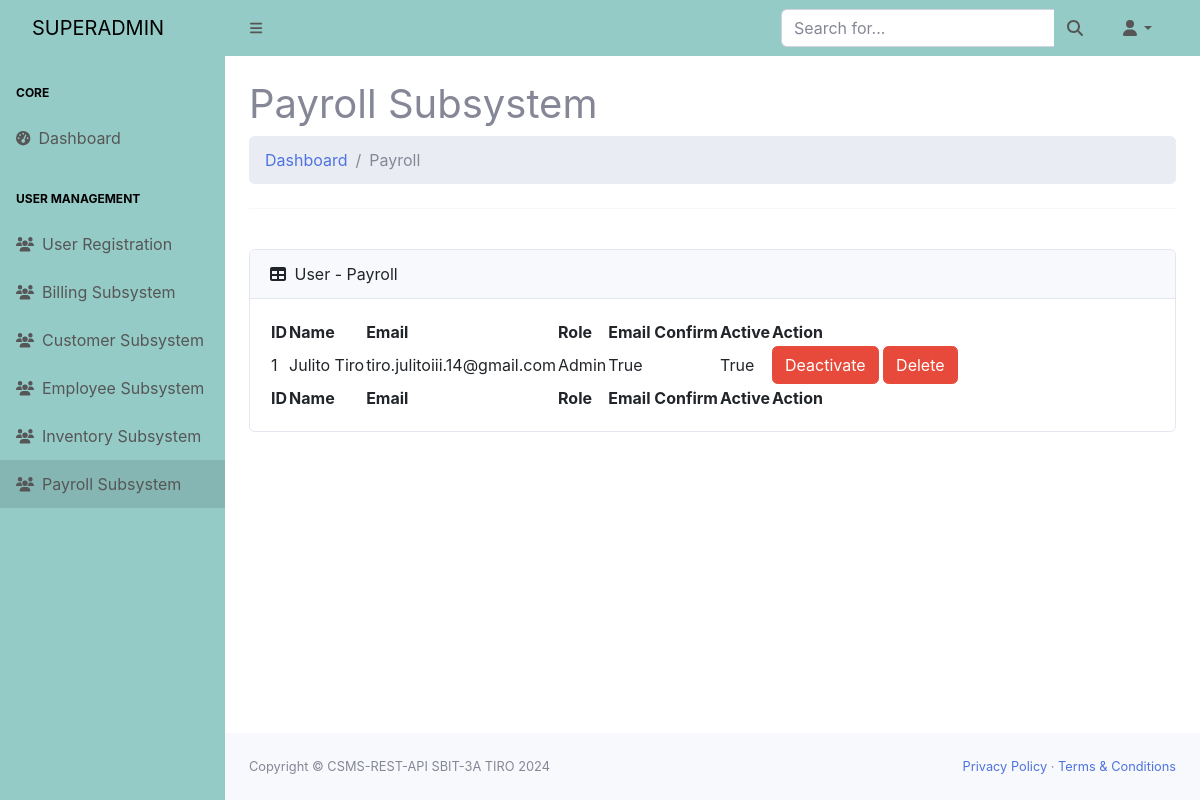
Page /superadmin/payroll (signed in) on the earlier database version.
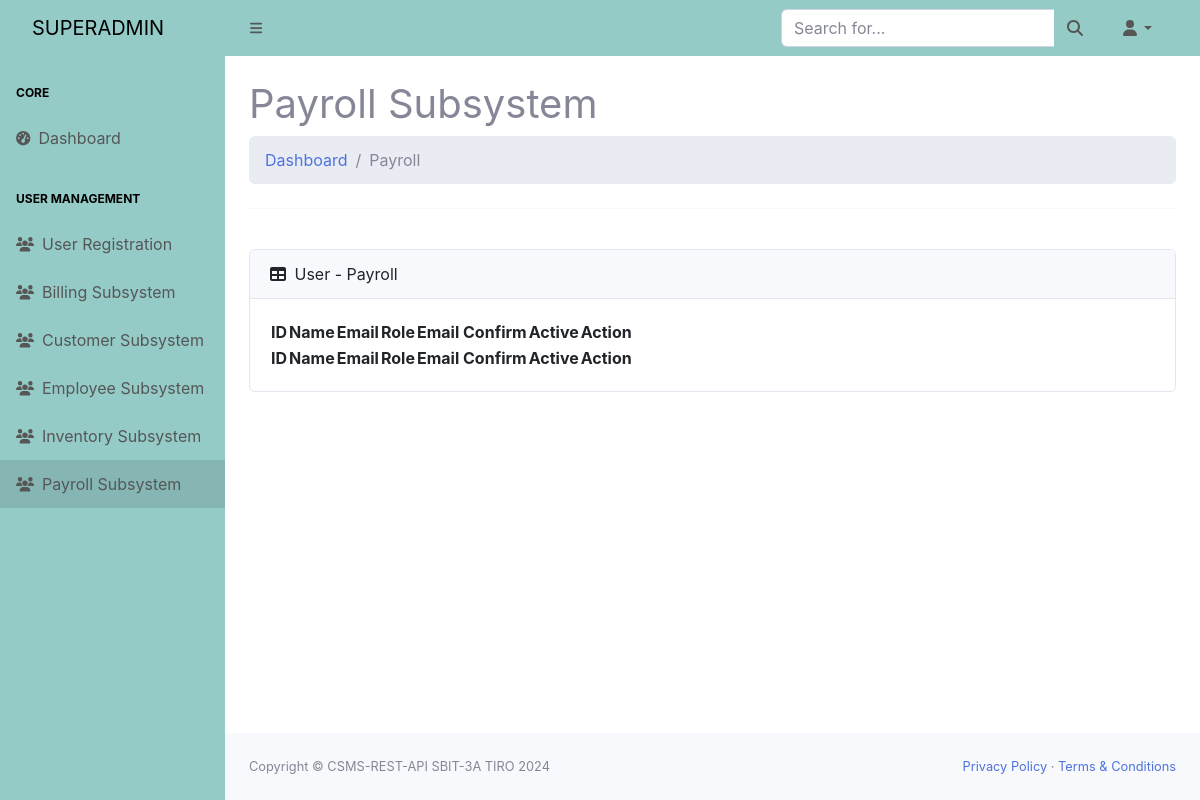
Same page on the later database version.
### models/ccsms_models.py (models this page shows)
class PayrollAdminLogin(db.Model):
    __tablename__ = "payroll_admin_login_tbl"
    login_id = db.Column(db.Integer, primary_key=True)
    name = db.Column(db.String(50), nullable=True)
    email = db.Column(db.String(100), unique=True, nullable=False)
    password = db.Column(db.String(200), nullable=False)
    role = db.Column(db.String(50), nullable=False)
    is_active = db.Column(db.Boolean, default=False)
    email_confirm = db.Column(db.Boolean, default=False)

### routes/superadmin_routes.py (the view)
@superadmin_api.get("/superadmin/payroll")
@login_required
def payroll_superadmin():
    payroll_admin_logins = PayrollAdminLogin.query.all()
    result = [
        {
            "login_id": entry.login_id,
            "name": entry.name,
            "email": entry.email,
            "role": entry.role,
            "is_active": entry.is_active,
            "email_confirm": entry.email_confirm
        }
        for entry in payroll_admin_logins
    ]
    return render_template("payroll_tables.html", result=result)

### routes/superadmin_routes.py (called while the page is built)
@login_manager.user_loader
def load_user(login_id):
    return db.get_or_404(SuperadminLogin, login_id)

### templates/payroll_tables.html (shortened to what this page needs)
{% from "bootstrap5/form.html" import render_form %} {% block content %}
{% include "header.html" %}
{% include "nav_bar.html" %}
{% include "side_nav_bar.html" %}
            <div id="layoutSidenav_content">
                <main>
                    <div class="container-fluid px-4">
                        <h1 class="mt-4">Payroll Subsystem</h1>
                        <ol class="breadcrumb mb-4">
                            <li class="breadcrumb-item"><a href="{{ url_for('superadmin_api.dashboard_superadmin') }}">Dashboard</a></li>
                            <li class="breadcrumb-item active">Payroll</li>
                        </ol>
                        <hr>
                        <br>
                        <div class="card mb-4">
                            <div class="card-header">
                                <i class="fas fa-table me-1"></i>
                                User - Payroll
                            </div>
                            <div class="card-body">
                                <table id="datatablesSimple">
                                    <thead>
                                        <tr>
                                            <th>ID</th>
                                            <th>Name</th>
                                            <th>Email</th>
                                            <th>Role</th>
                                            <th>Email Confirm</th>
                                            <th>Active</th>
                                            <th>Action</th>
                                        </tr>
                                    </thead>
                                    <tfoot>
                                        <tr>
                                            <th>ID</th>
                                            <th>Name</th>
                                            <th>Email</th>
                                            <th>Role</th>
                                            <th>Email Confirm</th>
                                            <th>Active</th>
                                            <th>Action</th>
                                        </tr>
                                    </tfoot>
                                    <tbody>
                                       {% for entry in result|sort(attribute='login_id') %}
                                            <tr>
                                                <td>{{ entry.login_id }}</td>
                                                <td>{{ entry.name }}</td>
                                                <td>{{ entry.email }}</td>
                                                <td>{{ entry.role }}</td>
                                                <td>{{ entry.email_confirm }}</td>
                                                <td>{{ entry.is_active }}</td>
                                                <td>
                                                    {% if entry.is_active %}
                                                        <button onclick="confirmDeactivate('{{ entry.login_id }}')" class="btn btn-danger">Deactivate</button>
                                                    {% else %}
                                                        <button onclick="confirmActivate('{{ entry.login_id }}')" class="btn btn-success">Activate</button>
                                                    {% endif %}
                                                    <button onclick="confirmDelete('{{ entry.login_id }}')" class="btn btn-danger">Delete</button>
                                                </td>
                                            </tr>
                                        {% endfor %}
                                    </tbody>
                                </table>
                            </div>
                        </div>
                    </div>
                </main>
{% include "footer.html" %} {% endblock %}

Differences in the rows shown:
removed PayrollAdminLogin: login_id "1", name "Julito Tiro", email "tiro.julitoiii.14@gmail.com", role "Admin", email_confirm "True", is_active "True"
